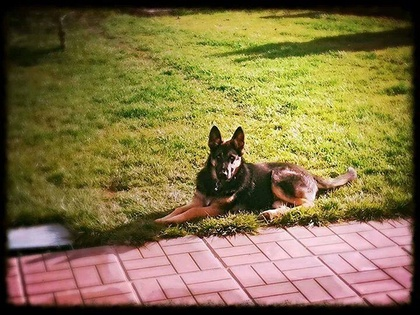
%> input picture labs/13/solution/images/MyDog.jpg, 420 x 315 px, shrunk from 720 x 540 before the run; its folder holds only this picture in this run
$ octave Exercise13_1a_Solution.m   (GNU Octave 9; MATLAB toolbox functions it lacks are replaced by stand-ins)
%> lines starting %> are read from the running program, lines starting %| are printed output that depends on the picture; in (x1, y1, x2, y2) boxes, pixels count from 0 and x2, y2 are one past the last pixel; in counts of white or black regions, pixels touching at a corner belong together; the program's own positions count from 1
### labs/13/CKN-EQCut_functions/removeframe.m
function [input_im,w]=removeframe(input_im)

threshold=0.6;
% input_im=imread(imname);
input_im=im2double(input_im);
if length(size(input_im))==3
    gray=rgb2gray(input_im);
else
    gray=input_im;
end
edgemap = edge(gray,'canny');
[m,n]=size(edgemap);
flagt=0;
flagd=0;
flagr=0;
flagl=0;
t=1;
d=1;
l=1;
r=1;

for k=1:30 % we assume that the frame is not wider than 30 pixels.
    pbt=mean(edgemap(k,:));
    pbd=mean(edgemap(m-k+1,:));
    pbl=mean(edgemap(:,k));
    pbr=mean(edgemap(:,n-k+1));
    if pbt>threshold
        t=k;
        flagt=1;
    end
    if pbd>threshold
        d=k;
        flagd=1;
    end
    if pbl>threshold
        l=k;
        flagl=1;
    end
    if pbr>threshold
        r=k;
        flagr=1;
    end
end

flagrm=flagt+flagd+flagl+flagr;
% we assume that there exists a frame when one more lines parallel to the image side are detected
if flagrm>1
    maxwidth=max([t,d,l,r]);
    %
    if t==1
        t=maxwidth;
    end
    if d==1
        d=maxwidth;
    end
    if l==1
        l=maxwidth;
    end
    if r==1
        r=maxwidth;
    end
    input_im=input_im(t:m-d+1,l:n-r+1,:);


    w=[m,n,t,m-d+1,l,n-r+1];
else
    w=[m,n,1,m,1,n];
end


input_im=255*input_im;


### labs/13/PSE_functions/SolveSlic.m
function [LMean, AMean, BMean, suppixel,boundaries,PixNum, LabelLine,width, height]=SolveSlic(image_now,suppix_num,m)
%Define parameters for SLIC
height=size(image_now,2);
width=size(image_now,1);
PixNum=height*width;
k=PixNum/(suppix_num.^2);


ImgAttr=[ height ,width, k, m, PixNum ];


%RUN SLIC
[ LabelLine, LMean, AMean, BMean, k ] = SLIC( image_now(:,:,1), image_now(:,:,2), image_now(:,:,3), ImgAttr );
max_max=max([max(LMean) max(AMean) max(BMean)]); LMean=LMean/max_max; AMean=AMean/max_max; BMean=BMean/max_max;
suppixel=reshape(LabelLine,width,height);

suppixel=suppixel+1;

%Finf superpixels on boundaries
boundaries=[suppixel(:,1)' suppixel(1,:) suppixel(:,end)' suppixel(end,:)];
boundaries=unique(boundaries);

### labs/13/solution/Exercise13_1a_Solution.m
clear all
close all
clc

% add to the path the functions of PSE package
PSE_pack = 'PSE_functions';
addpath(PSE_pack)

% directory of images used for testing
path_IM = 'images\';
addpath(path_IM) % add to the path the directory of images to be used

% directory where the resulting images (saliency maps) will be stored
path_OUT = 'saliency_maps\';
mkdir(path_OUT); %In case it doesn't exist


% make a list of the images in path_IM
%Change the .jpg extension accordingly if needed
contents=dir([path_IM '*.jpg']);


% iterate for all images
for i=1:length(contents)

    name = contents(i).name;
    name = name(1:end-4);
    imname = strcat(path_IM,name,'.jpg');
    image_now = (imread(imname));
%> image_now is the input picture: size 315x420x3 uint8; mean R, G, B 132.2, 115.1, 70.1

    % if image is gray-level convert it to RGB by repeating the gray level
    % image for each channel
    if length(size(image_now))==2;
        image_now = repmat(image_now,[1 1 3]);
    end

    % Check if the image contains any frames and exclude them
    [image_now,w] = removeframe(image_now);
%> in removeframe, `gray=rgb2gray(input_im);`:
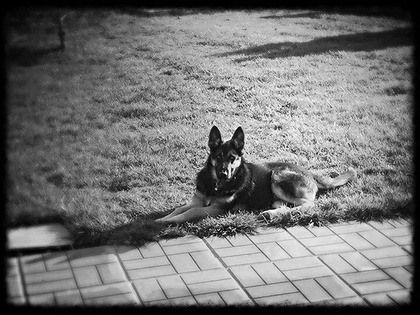
%> gray: size 315x420 double; min 0, max 0.995, mean 0.451
%> in removeframe, `edgemap = edge(gray,'canny');`:
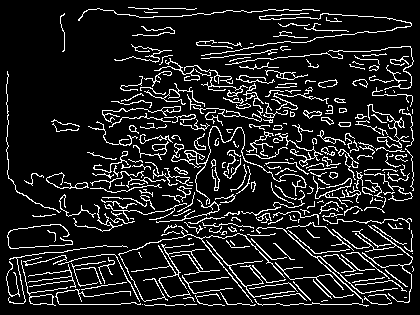
%> edgemap: size 315x420 logical; 12.3% white in thin lines or dots
%> the loop in removeframe, `for k=1:30` made 30 passes
%> (pbt, pbd, pbl, pbr) on passes 1 to 12: (0, 0, 0, 0), (0, 0, 0, 0), (0, 0, 0, 0), (0, 0, 0, 0), (0, 0, 0, 0), (0, 0, 0, 0), (0, 0, 0.0825, 0.0571), (0.0167, 0, 0.235, 0.21), (0.124, 0.00238, 0.165, 0.295), (0.124, 0.119, 0.0476, 0.108), (0.133, 0.552, 0.0444, 0.133), (0.0738, 0.2, 0.0381, 0.117)
%> after the loop in removeframe, `for k=1:30`: d = 1; flagd = 0; l = 1
%> in removeframe, `flagrm=flagt+flagd+flagl+flagr;`: flagrm = 0
%> w = [315 420 1 315 1 420]

    % Over-segment the image in super-pixels using the SLIC algorithm
    % Find Superpixels, LAB Mean values and superpixel indices on image boundary
    nSuperPixels = 300;  % change this variable to
    nSP = round(sqrt(numel(image_now(:,:,1)) / nSuperPixels));
%> nSP = 21
    [LMean, AMean, BMean, suppixel, boundaries,PixNum, LabelLine,width, height]=SolveSlic(image_now,nSP,20);
%> in SolveSlic, `k=PixNum/(suppix_num.^2);`: k = 300
%> in SolveSlic, `ImgAttr=[ height ,width, k, m, PixNum ];`: ImgAttr = [420 315 300 20 132300]
%> the run ends on the next line

$ run again, on labs/13/solution/images/sun_aaooosasuiphyaqx.jpg
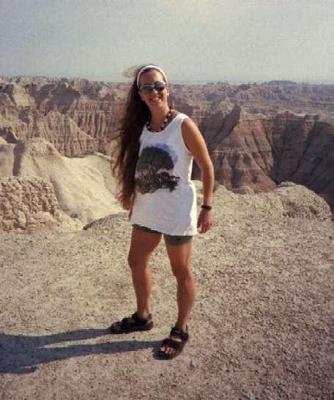
%> input picture labs/13/solution/images/sun_aaooosasuiphyaqx.jpg, 334 x 400 px
%> image_now is the input picture: size 400x334x3 uint8; mean R, G, B 148.1, 132.6, 122.3
%> in removeframe, `gray=rgb2gray(input_im);`:
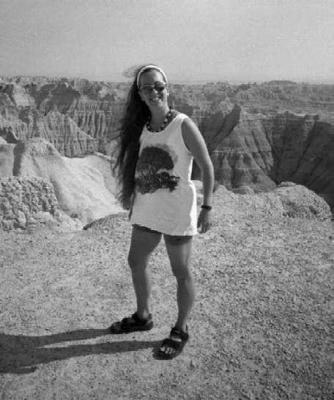
%> gray: size 400x334 double; min 0, max 0.992, mean 0.534
%> in removeframe, `edgemap = edge(gray,'canny');`:
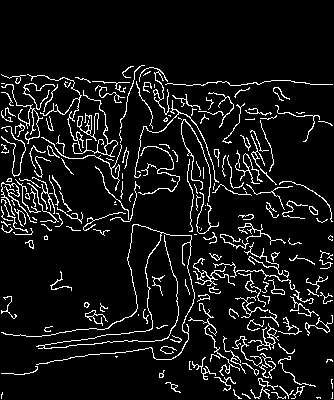
%> edgemap: size 400x334 logical; 8.4% white in thin lines or dots, all inside (x1, y1, x2, y2) = (1, 65, 333, 399)
%> the loop in removeframe, `for k=1:30` made 30 passes
%> (pbd, pbl, pbr) on passes 1 to 8: (0, 0, 0), (0.0719, 0.12, 0.0925), (0.0749, 0.11, 0.0775), (0.0419, 0.08, 0.06), (0.0479, 0.075, 0.0475), (0.0629, 0.107, 0.05), (0.0539, 0.09, 0.055), (0.0719, 0.1, 0.0525)
%> after the loop in removeframe, `for k=1:30`: d = 1; flagd = 0; l = 1
%> flagrm = 0
%> `[image_now,w] = removeframe(image_now);`: w = [400 334 1 400 1 334]
%> nSP = 21
%> k = 302.9
%> ImgAttr = [334 400 302.9 20 133600]

$ run again, on labs/13/solution/images/sun_aappcospyxcqqylm.jpg
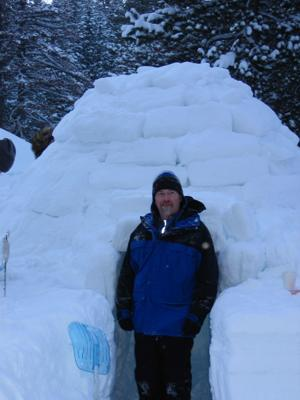
%> input picture labs/13/solution/images/sun_aappcospyxcqqylm.jpg, 300 x 400 px
%> image_now is the input picture: size 400x300x3 uint8; mean R, G, B 98.7, 124.5, 164.2
%> in removeframe, `gray=rgb2gray(input_im);`:
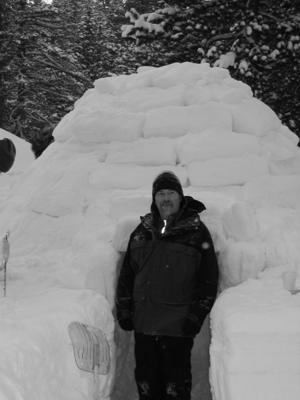
%> gray: size 400x300 double; min 0, max 0.987, mean 0.476
%> in removeframe, `edgemap = edge(gray,'canny');`:
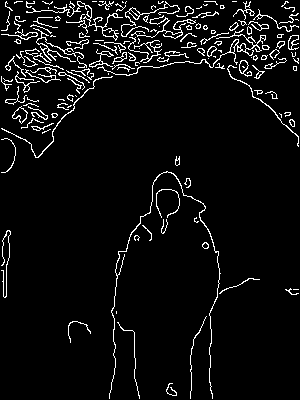
%> edgemap: size 400x300 logical; 5.5% white in thin lines or dots
%> the loop in removeframe, `for k=1:30` made 30 passes
%> (pbt, pbd, pbl, pbr) on passes 1 to 8: (0, 0, 0, 0), (0.2, 0.0133, 0.0325, 0.07), (0.12, 0.0133, 0.06, 0.045), (0.15, 0.0133, 0.113, 0.0475), (0.107, 0.0333, 0.0425, 0.05), (0.137, 0.0267, 0.065, 0.06), (0.16, 0.0267, 0.152, 0.0625), (0.173, 0.0233, 0.07, 0.065)
%> after the loop in removeframe, `for k=1:30`: d = 1; flagd = 0; l = 1
%> flagrm = 0
%> `[image_now,w] = removeframe(image_now);`: w = [400 300 1 400 1 300]
%> nSP = 20
%> k = 300
%> ImgAttr = [300 400 300 20 120000]

$ run again, on labs/13/solution/images/sun_aapqlhldddojcstw.jpg
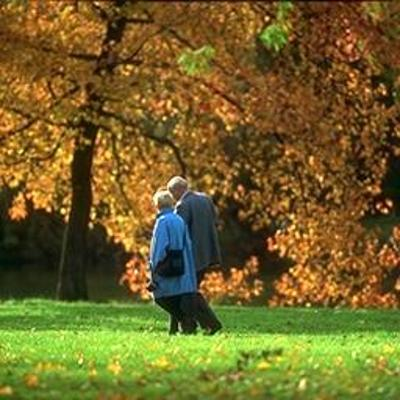
%> input picture labs/13/solution/images/sun_aapqlhldddojcstw.jpg, 400 x 400 px
%> image_now is the input picture: size 400x400x3 uint8; mean R, G, B 113.9, 98.9, 39.8
%> in removeframe, `gray=rgb2gray(input_im);`:
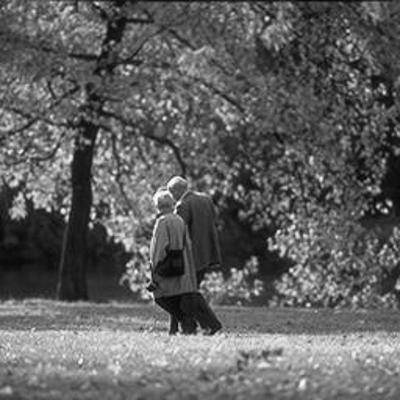
%> gray: size 400x400 double; min 0.0188, max 0.995, mean 0.379
%> in removeframe, `edgemap = edge(gray,'canny');`:
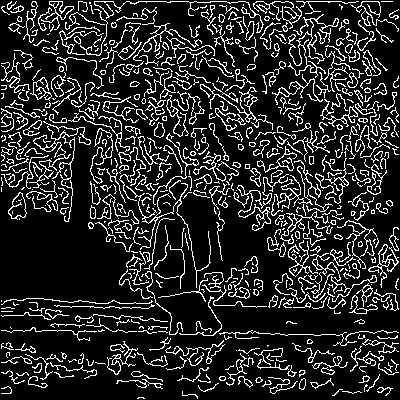
%> edgemap: size 400x400 logical; 16.1% white in thin lines or dots
%> the loop in removeframe, `for k=1:30` made 30 passes
%> (pbt, pbd, pbl, pbr) on passes 1 to 8: (0, 0, 0, 0), (0.55, 0.0125, 0.14, 0.095), (0.242, 0.0175, 0.125, 0.125), (0.115, 0.005, 0.105, 0.14), (0.107, 0.0325, 0.113, 0.14), (0.155, 0.0325, 0.105, 0.14), (0.188, 0.05, 0.133, 0.138), (0.203, 0.055, 0.107, 0.147)
%> after the loop in removeframe, `for k=1:30`: d = 1; flagd = 0; l = 1
%> flagrm = 0
%> `[image_now,w] = removeframe(image_now);`: w = [400 400 1 400 1 400]
%> nSP = 23
%> k = 302.5
%> ImgAttr = [400 400 302.5 20 160000]

$ run again, on labs/13/solution/images/sun_aaakmngjkzrdfzai.jpg
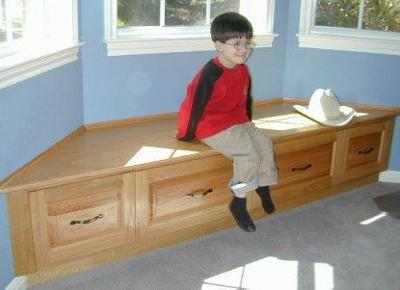
%> input picture labs/13/solution/images/sun_aaakmngjkzrdfzai.jpg, 400 x 290 px
%> image_now is the input picture: size 290x400x3 uint8; mean R, G, B 158.9, 150.5, 140.6
%> in removeframe, `gray=rgb2gray(input_im);`:
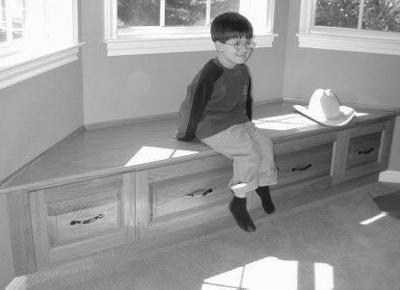
%> gray: size 290x400 double; min 0.041, max 1, mean 0.596
%> in removeframe, `edgemap = edge(gray,'canny');`:
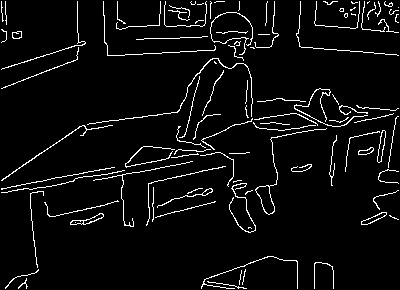
%> edgemap: size 290x400 logical; 5% white in thin lines or dots
%> the loop in removeframe, `for k=1:30` made 30 passes
%> (pbt, pbd, pbl, pbr) on passes 1 to 8: (0, 0, 0, 0), (0.1, 0.0525, 0.069, 0.0414), (0.09, 0.055, 0.069, 0.0379), (0.09, 0.0525, 0.0345, 0.0517), (0.09, 0.0525, 0.0241, 0.069), (0.0625, 0.05, 0.0897, 0.0483), (0.06, 0.0475, 0.0931, 0.0586), (0.07, 0.045, 0.0241, 0.0655)
%> after the loop in removeframe, `for k=1:30`: d = 1; flagd = 0; l = 1
%> flagrm = 0
%> `[image_now,w] = removeframe(image_now);`: w = [290 400 1 290 1 400]
%> nSP = 20
%> k = 290
%> ImgAttr = [400 290 290 20 116000]
